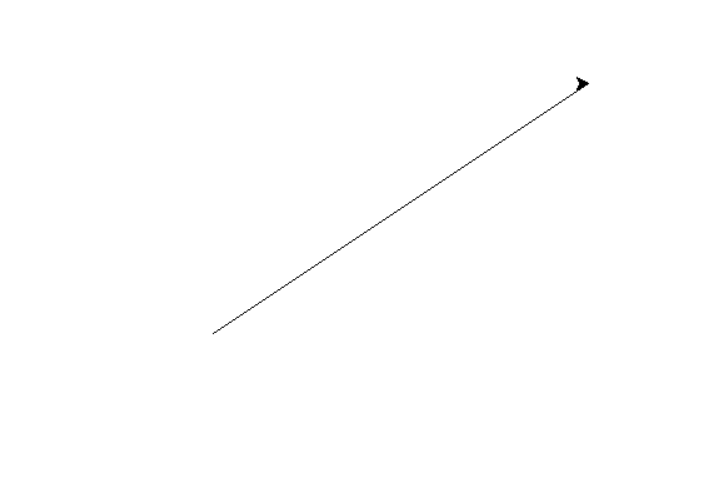

Here is the Python script that generated this plot:
import turtle
def bresenham_line(x1, y1, x2, y2):
# Calculate the deltas
 dx = abs(x2 - x1)
 dy = abs(y2 - y1)
# Determine the step direction for each axis
 x_step = 1 if x1 < x2 else -1
 y_step = 1 if y1 < y2 else -1
# Initialize the error term
 error = 2 * dy - dx
# Initialize the line points
 line_points = []
# Start at the first point
 x, y = x1, y1
# Draw the line
 for _ in range(dx + 1):
# Add the current point to the line
  line_points.append((x, y))
# Update the error term and adjust the coordinates
  if error > 0:
   y += y_step
   error -= 2 * dx
  error += 2 * dy
  x += x_step
 return line_points
# Example usage
turtle.setup(500, 500)
turtle.speed(0) # Fastest drawing speed
x1, y1 = 100, 100
x2, y2 = 400, 300
line_points = bresenham_line(x1, y1, x2, y2)
# Draw the line
turtle.penup()
turtle.goto(x1, y1)
turtle.pendown()
for x, y in line_points:
 turtle.goto(x, y)
turtle.exitonclick()
